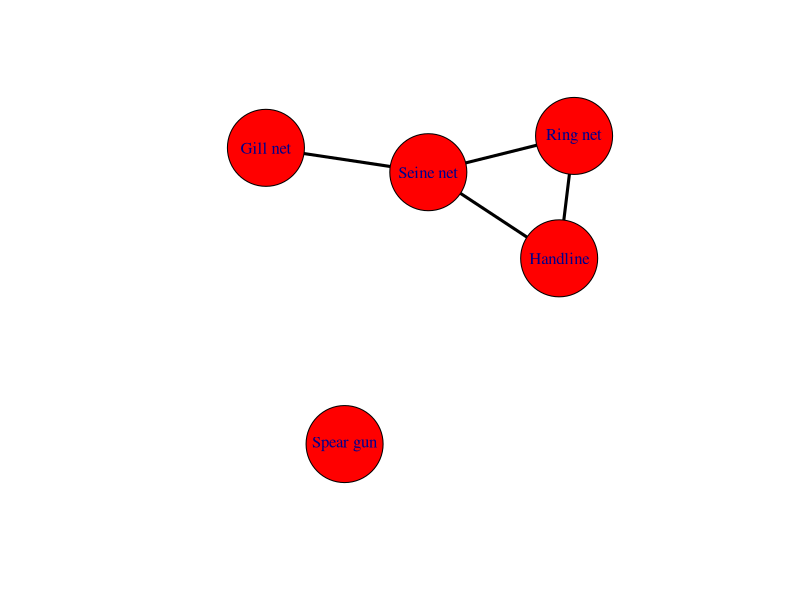

Write the R code that produced this figure.
library('igraph')

#create networks
Star <- graph_from_literal(1-2,1-3,1-4,1-5,1-6)
Wheel <- graph_from_literal(1-2,1-3,1-4,1-5,1-6,2-3,3-4,4-5,5-6,6-2)
Line <- graph_from_literal(1-2,2-3,3-4,4-5,5-6)
Ring <- graph_from_literal(1-2,2-3,3-4,4-5,5-6,6-1)
RingStar <- graph_from_literal(1-2,1-3,2-3,1-4,4-5,4-6)
StarLine <- graph_from_literal(1-2,1-3,1-4,4-5,5-6)
RingLine <- graph_from_literal(1-2,1-3,2-3,1-4,4-5,5-6)
CaseStudy <- graph_from_literal(1-3,1-2,2-3,3-4,5)

#plot case study
plot(CaseStudy,vertex.label=c("Handline","Seine net","Ring net","Gill net","Spear gun"),vertex.size=50,vertex.color="red",vertex.label.font=14,edge.width=3,edge.color="black")

#calculate closeness centrality
CStar <- centralization.closeness(Star)
CWheel <- centralization.closeness(Wheel)
CRing <- centralization.closeness(Ring)
CLine <- centralization.closeness(Line)
CRingStar <- centralization.closeness(RingStar)
CStarLine <- centralization.closeness(StarLine)
CRingLine <- centralization.closeness(RingLine)
CCaseStudy <- centralization.closeness(CaseStudy)

CStar
CWheel
CRing
CLine
CRingStar
CStarLine
CRingLine
CCaseStudy

#calculate degree centrality
DStar <- centralization.degree(Star)
DWheel <- centralization.degree(Wheel)
DRing <- centralization.degree(Ring)
DLine <- centralization.degree(Line)
DRingStar <- centralization.degree(RingStar)
DStarLine <- centralization.degree(StarLine)
DRingLine <- centralization.degree(RingLine)
DCaseStudy <- centralization.degree(CaseStudy)

DStar
DWheel
DRing
DLine
DRingStar
DStarLine
DRingLine
DCaseStudy

#calculate betweenness centrality
BStar <- centralization.betweenness(Star)
BWheel <- centralization.betweenness(Wheel)
BRing <- centralization.betweenness(Ring)
BLine <- centralization.betweenness(Line)
BRingStar <- centralization.betweenness(RingStar)
BStarLine <- centralization.betweenness(StarLine)
BRingLine <- centralization.betweenness(RingLine)
BCaseStudy <- centralization.betweenness(CaseStudy)

BStar
BWheel
BRing
BLine
BRingStar
BStarLine
BRingLine
BCaseStudy

#calculare graph density
DensStar <- graph.density(Star)
DensWheel <- graph.density(Wheel)
DensRing <- graph.density(Ring)
DensLine <- graph.density(Line)
DensRingStar <- graph.density(RingStar)
DensStarLine <- graph.density(StarLine)
DensRingLine <- graph.density(RingLine)
DensCaseStudy <- graph.density(CaseStudy)

DensStar
DensWheel
DensRing
DensLine
DensRingStar
DensStarLine
DensRingLine
DensCaseStudy





